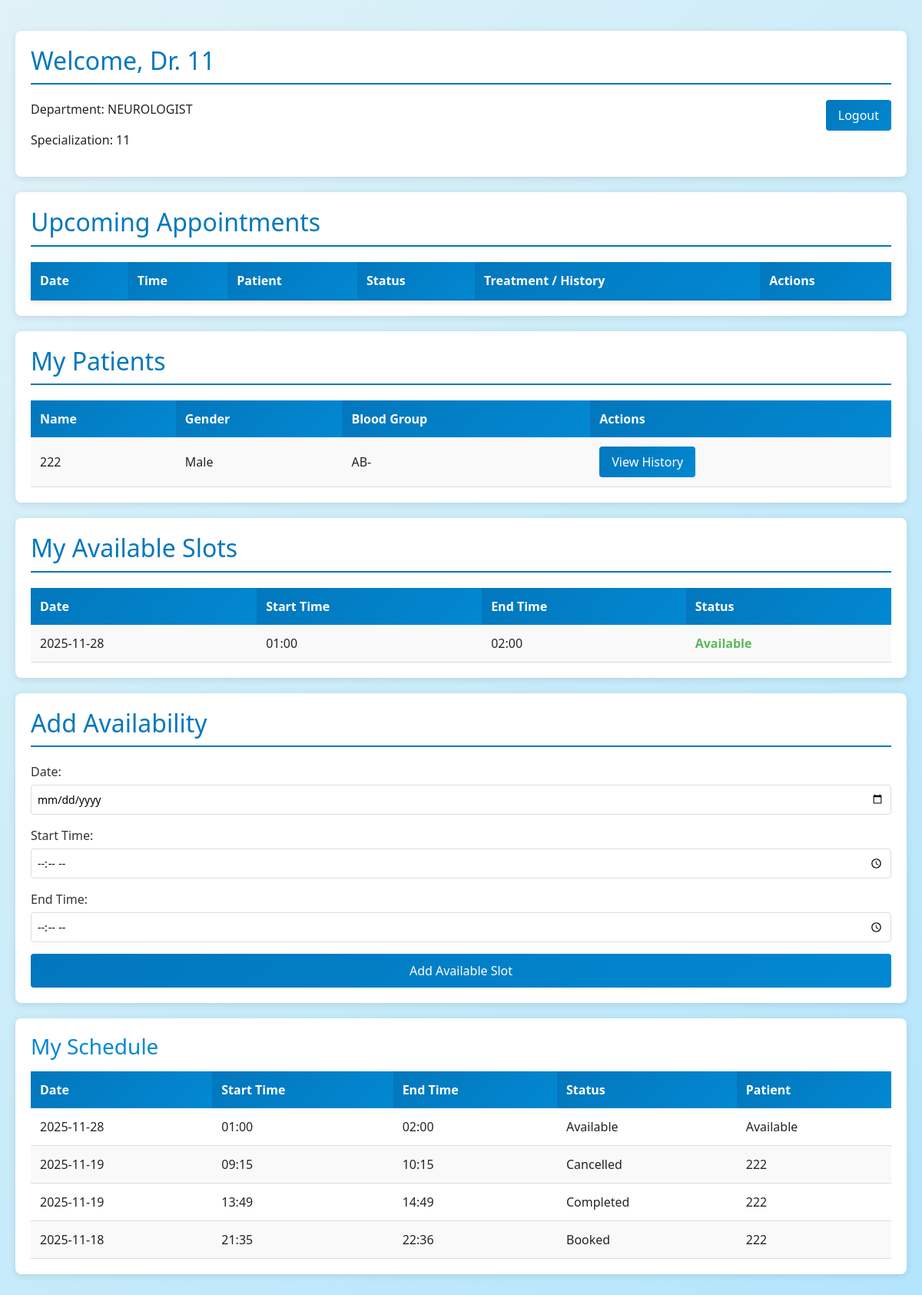
/doctor_dashboard (signed in), run on the app's committed database.
### application/models.py (models this page shows, shortened)
class Doctor(db.Model, UserMixin):
    __tablename__ = 'doctors'
    id = db.Column(db.Integer, primary_key=True)
    username = db.Column(db.String(80), unique=True, nullable=False)
    passwordd = db.Column(db.String(255), nullable=False)
    name = db.Column(db.String(100), nullable=False)
    email = db.Column(db.String(120), unique=True, nullable=False)
    contact = db.Column(db.String(15))
    specialization = db.Column(db.String(100), nullable=False)
    department_id = db.Column(db.Integer, db.ForeignKey('departments.id'), nullable=False)
    qualifications = db.Column(db.Text)
    is_blacklisted = db.Column(db.Boolean, default=False)
    doctor_id = db.Column(db.Integer, db.ForeignKey('users.id'), nullable=False, unique=True)
    appointments = db.relationship('Appointment', backref='doctor', lazy=True)

class Department(db.Model):
    __tablename__ = 'departments'
    id = db.Column(db.Integer, primary_key=True)
    name = db.Column(db.String(100), unique=True, nullable=False)
    description = db.Column(db.Text, nullable=False)
    doctors = db.relationship('Doctor', backref='department', lazy=True)

class Patient(db.Model, UserMixin):
    __tablename__ = 'patients'
    id = db.Column(db.Integer, primary_key=True)
    username = db.Column(db.String(80), unique=True, nullable=False)
    passwordp = db.Column(db.String(255), nullable=False)
    name = db.Column(db.String(100), nullable=False)
    date_of_birth = db.Column(db.Date)
    gender = db.Column(db.String(10))
    blood_group = db.Column(db.String(5))
    contact = db.Column(db.String(15))  # Contact field added
    patient_id = db.Column(db.Integer, db.ForeignKey('users.id'), nullable=False, unique=True)
    is_blacklisted = db.Column(db.Boolean, default=False)
    appointments = db.relationship('Appointment', backref='patient', lazy=True)

class Appointment(db.Model):
    __tablename__ = 'appointments'
    id = db.Column(db.Integer, primary_key=True)
    patient_id = db.Column(db.Integer, db.ForeignKey('patients.id'), nullable=True)  # Nullable for availability slots
    doctor_id = db.Column(db.Integer, db.ForeignKey('doctors.id'), nullable=False)
    name = db.Column(db.String(100), nullable=False)  # Patient name or 'Available' for slots
    date = db.Column(db.Date, nullable=False)
    st_time = db.Column(db.Time, nullable=False)
    en_time = db.Column(db.Time, nullable=False)
    status = db.Column(db.String(20), default='Booked')  # Booked, Completed, Cancelled, Available
    treatment = db.relationship('Treatment', backref='appointment', uselist=False, cascade='all, delete-orphan')

### application/routes.py (the view)
@app.route('/doctor_dashboard')
@login_required
def doctor_dashboard():
    if current_user.user_role != 1:
        abort(403)
    doctor = Doctor.query.filter_by(doctor_id=current_user.id).first()
    if not doctor or doctor.is_blacklisted:
        logout_user()
        flash('Account suspended', 'error')
        return redirect(url_for('home'))
    today = date.today()
    week_later = today + timedelta(days=7)
    today_appointments = Appointment.query.filter(
        Appointment.doctor_id == doctor.id,
        Appointment.date == today,
        Appointment.status != 'Available'
    ).order_by(Appointment.st_time.asc()).all()
    week_appointments = Appointment.query.filter(
        Appointment.doctor_id == doctor.id,
        Appointment.date > today,
        Appointment.date <= week_later,
        Appointment.status != 'Available'
    ).order_by(Appointment.date.asc(), Appointment.st_time.asc()).all()
    past_appointments = Appointment.query.filter(
        Appointment.doctor_id == doctor.id,
        Appointment.date < today,
        Appointment.status != 'Available'
    ).order_by(Appointment.date.desc()).limit(20).all()
    patient_ids = db.session.query(Appointment.patient_id).filter(
        Appointment.doctor_id == doctor.id,
        Appointment.status != 'Available',
        Appointment.patient_id.isnot(None)
    ).distinct().all()
    patient_ids = [pid[0] for pid in patient_ids]
    patients = Patient.query.filter(Patient.id.in_(patient_ids)).all()
    availability_slots = Appointment.query.filter_by(
        doctor_id=doctor.id,
        status="Available"
    ).order_by(Appointment.date.asc()).all()
    upcoming_appointments = today_appointments + week_appointments
    all_appointments = Appointment.query.filter_by(
        doctor_id=doctor.id
    ).order_by(Appointment.date.desc()).all()
    return render_template(
        'doctor_dashboard.html',
        doctor=doctor,
        upcoming_appointments=upcoming_appointments,
        assigned_patients=patients,
        available_slots=availability_slots,
        appointments=all_appointments,
        today=today
    )

### templates/doctor_dashboard.html (shortened to what this page needs)
<!DOCTYPE html>
<html lang="en">
<head>
    <link href="https://cdn.jsdelivr.net/npm/bootstrap@5.1.3/dist/css/bootstrap.min.css" rel="stylesheet">
    <link rel="stylesheet" href="{{ url_for('static', filename='style.css') }}">
</head>
<body>
    <div class="dashboard-container">
        <div class="section">
            <h2>Welcome, Dr. {{ doctor.name }}</h2>
            <a href="{{ url_for('logout') }}" class="btn" style="float: right;">Logout</a>
            <p>Department: {{ doctor.department.name }}</p>
            <p>Specialization: {{ doctor.specialization }}</p>
        </div>
        <div class="section">
            <h2>Upcoming Appointments</h2>
            <table class="appointments-table">
                <thead>
                    <tr class="table-header">
                        <th>Date</th>
                        <th>Time</th>
                        <th>Patient</th>
                        <th>Status</th>
                        <th>Treatment / History</th>
                        <th>Actions</th>
                    </tr>
                </thead>
            </table>
        </div>
        <div class="section">
            <h2>My Patients</h2>
            <table>
                <tr>
                    <th>Name</th>
                    <th>Gender</th>
                    <th>Blood Group</th>
                    <th>Actions</th>
                </tr>
                {% for patient in assigned_patients %}
                <tr>
                    <td>{{ patient.name }}</td>
                    <td>{{ patient.gender }}</td>
                    <td>{{ patient.blood_group }}</td>
                    <td>
                        <a href="{{ url_for('view_patient_history', patient_id=patient.id) }}" class="btn">View History</a>
                    </td>
                </tr>
                {% endfor %}
            </table>
        </div>
        <div class="section">
            <h2>My Available Slots</h2>
            {% if available_slots %}
            <table>
                <tr>
                    <th>Date</th>
                    <th>Start Time</th>
                    <th>End Time</th>
                    <th>Status</th>
                </tr>
                {% for slot in available_slots %}
                <tr>
                    <td>{{ slot.date.strftime('%Y-%m-%d') }}</td>
                    <td>{{ slot.st_time.strftime('%H:%M') }}</td>
                    <td>{{ slot.en_time.strftime('%H:%M') }}</td>
                    <td class="status-active">Available</td>
                </tr>
                {% endfor %}
            </table>
            {% else %}
            <p class="empty-msg">No available slots set. Use "Add Availability" below to create time slots.</p>
            {% endif %}
        </div>
        <div class="section">
            <h2>Add Availability</h2>
            <form action="{{ url_for('add_availability') }}" method="POST" class="add-slot-form">
                <div class="form-group">
                    <label for="date">Date:</label>
                    <input type="date" id="date" name="date" required>
                </div>
                <div class="form-group">
                    <label for="start_time">Start Time:</label>
                    <input type="time" id="start_time" name="start_time" required>
                </div>
                <div class="form-group">
                    <label for="end_time">End Time:</label>
                    <input type="time" id="end_time" name="end_time" required>
                </div>
                <button type="submit">Add Available Slot</button>
            </form>
        </div>
        <div class="section">
            <h3>My Schedule</h3>
            <table>
                <thead>
                    <tr>
                        <th>Date</th>
                        <th>Start Time</th>
                        <th>End Time</th>
                        <th>Status</th>
                        <th>Patient</th>
                    </tr>
                </thead>
                <tbody>
                    {% for appt in appointments %}
                    <tr>
                        <td>{{ appt.date.strftime('%Y-%m-%d') }}</td>
                        <td>{{ appt.st_time.strftime('%H:%M') }}</td>
                        <td>{{ appt.en_time.strftime('%H:%M') }}</td>
                        <td>{{ appt.status }}</td>
                        <td>
                            {% if appt.patient_id %}
                                {{ appt.patient.name }}
                            {% else %}
                                Available
                            {% endif %}
                        </td>
                    </tr>
                    {% endfor %}
                </tbody>
            </table>
        </div>
    </div>
</body>
</html>

### static/style.css (style rules this page uses)
* { margin: 0; padding: 0; box-sizing: border-box; }
body { font-family: 'Segoe UI', Tahoma, Geneva, Verdana, sans-serif; background: linear-gradient(135deg, #e0f2f7 0%, #b3e5fc 100%); margin: 0; padding: 0; min-height: 100vh; }
.dashboard-container { max-width: 1200px; margin: 0 auto; padding: 20px; }
.section { background: white; padding: 20px; margin: 20px 0; border-radius: 8px; box-shadow: 0 2px 10px rgba(0, 0, 0, 0.1); }
.section h2 { color: #0277bd; margin-bottom: 20px; border-bottom: 2px solid #0277bd; padding-bottom: 10px; }
.section h3 { color: #0288d1; }
.form-group { margin-bottom: 15px; }
.form-group label { display: block; margin-bottom: 5px; color: #333; font-weight: normal; }
.form-group input[type="text"], .form-group input[type="password"], .form-group input[type="email"], .form-group input[type="date"], .form-group input[type="time"], .form-group input[type="number"], .form-group select, .form-group textarea { width: 100%; padding: 8px; box-sizing: border-box; border: 1px solid #ddd; border-radius: 4px; font-size: 14px; }
button, .btn { padding: 10px 20px; border-radius: 4px; border: none; font-size: 16px; cursor: pointer; text-decoration: none; display: inline-block; transition: 0.3s; font-weight: normal; }
button[type="submit"], .btn-primary { width: 100%; background: linear-gradient(135deg, #0277bd 0%, #0288d1 100%); color: #fff; }
.btn { width: auto; padding: 8px 16px; background: linear-gradient(135deg, #0277bd 0%, #0288d1 100%); color: white; }
table { width: 100%; border-collapse: collapse; margin-top: 15px; }
th { background: linear-gradient(135deg, #0277bd 0%, #0288d1 100%); color: white; padding: 12px; text-align: left; }
td { padding: 12px; border-bottom: 1px solid #ddd; text-align: left; }
tr:nth-child(even) { background: #f9f9f9; }
.status-active { color: #5cb85c; font-weight: bold; }
.appointments-table { width: 100%; border-collapse: collapse; background: white; box-shadow: 0 2px 8px rgba(0, 0, 0, 0.1); }
.appointments-table .table-header { background: linear-gradient(135deg, #01579b 0%, #0277bd 100%); color: white; font-weight: bold; }
.appointments-table th { padding: 12px; text-align: left; border-bottom: 2px solid #0277bd; }

### data on the page
Doctor: name "11", specialization "11"
Department: department.name "NEUROLOGIST"
Patient: name "222", gender "Male", blood_group "AB-"
Appointment: date "2025-11-28", st_time "01:00", en_time "02:00", status "Available"
Appointment: date "2025-11-19", st_time "09:15", en_time "10:15", status "Cancelled", patient.name "222"
Appointment: date "2025-11-19", st_time "13:49", en_time "14:49", status "Completed", patient.name "222"
Appointment: date "2025-11-18", st_time "21:35", en_time "22:36", status "Booked", patient.name "222"
